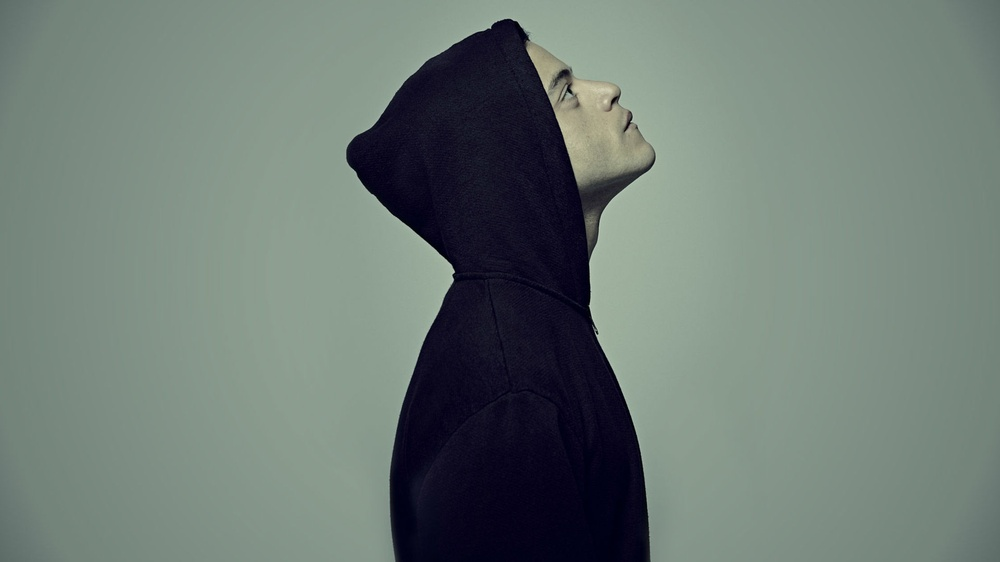
#> input picture project 5/test.jpg, 1000 x 562 px, shrunk from 1920 x 1080 before the run
$ python 'Traslation image.py'
#> lines starting #> are read from the running program, lines starting #| are printed output that depends on the picture


import cv2
import numpy

#image translation extend size of image

image = cv2.imread('test.jpg')
#> image is the input picture: shape (562, 1000, 3); mean B, G, R 116.3, 122.3, 109.3
#print height , width type as tuple
print(image.shape,type(image.shape))
#| (562, 1000, 3) <class 'tuple'>

height,width =image.shape[:2]
#> height = 562; width = 1000
print(height," height")
#| 562  height
print(width,' width')
#| 1000  width

quarter_height,quarter_width = height/4 , width/4
#> quarter_height = 140.5; quarter_width = 250

Trans = numpy.float32([[1,0,quarter_width],[0,1,quarter_height]])
#> Trans = [[1, 0, 250], [0, 1, 140.5]]
print(Trans)
#| [[  1.    0.  250. ]
#|  [  0.    1.  140.5]]
image_trans = cv2.warpAffine(image,Trans,(width,height))
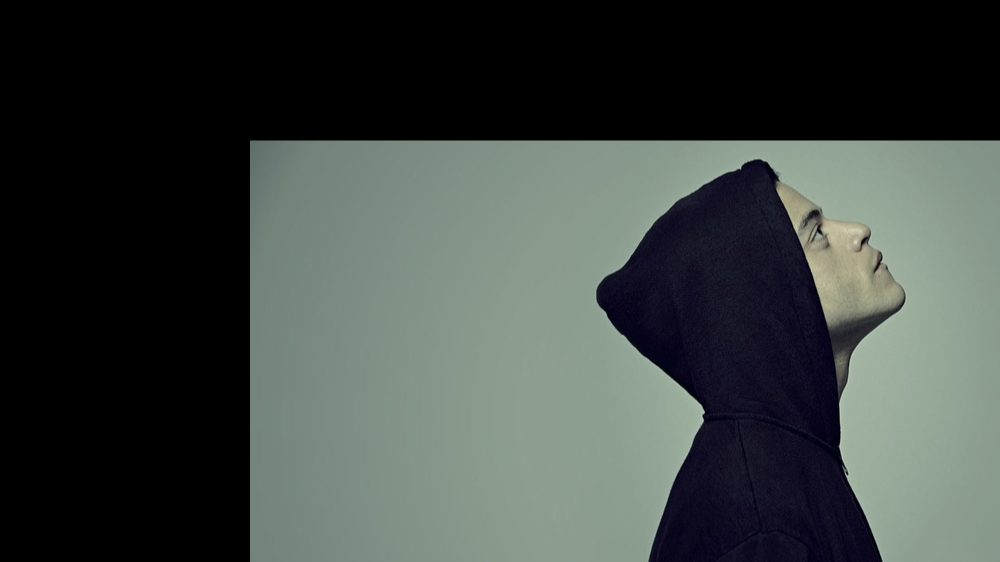
#> image_trans: shape (562, 1000, 3); mean B, G, R 65.4, 68.8, 61.9
cv2.imshow('image Translation',image_trans)
cv2.waitKey()
cv2.destroyAllWindows()
